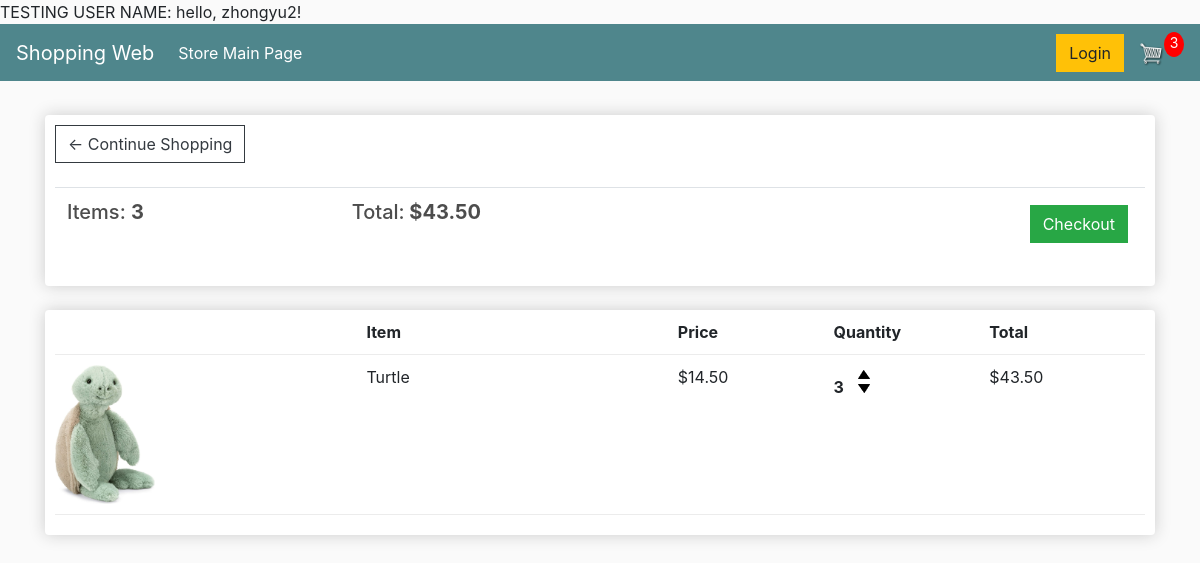
Page /cart/ (signed in) on the committed database.
### store/models.py (models this page shows, shortened)
class Order(models.Model):# summary of the cart
    customer = models.ForeignKey(Customer, on_delete=models.SET_NULL, null=True,blank=True)# customer 1:n relationship. If the Customer is delete, we dont want to delete the order
    date_ordered = models.DateTimeField(auto_now_add=True)
    complete =models.BooleanField(default=False)
    transaction_id = models.CharField(max_length=100, null=True)
    @property
    def get_cart_total(self):# get the total item number in the cart/order
        orderitems = self.orderitem_set.all()
        total = sum([item.get_total for item in orderitems]) #call function under Orderitem
        return total # retrurn total price
    @property
    def get_cart_items(self):  # get the total item number in the cart/order
        orderitems = self.orderitem_set.all()
        total = sum([item.quantity for item in orderitems])
        return total

class OrderItem(models.Model):# for each item in the cart
    product = models.ForeignKey(Product,on_delete=models.SET_NULL, null = True)
    order = models.ForeignKey(Order,on_delete=models.SET_NULL, null = True)
    quantity = models.IntegerField(default=0,null=True,blank=True)
    date_added = models.DateTimeField(auto_now_add=True)
    @property
    def get_total(self):#get total price for each item in the order
        total = self.product.price * self.quantity
        return total

class Product(models.Model):
    name = models.CharField(max_length=200, null = True)
    price = models.DecimalField(max_digits=7,decimal_places=2)
    digital = models.BooleanField(default= False, null = True, blank=True) #if the item is digital that no shipping needed
    image = models.ImageField(null=True,blank=True)

### store/views.py (the view)
# urls.py: path('cart/', cart_view, name = 'cart'),
def cart_view(request):
    if request.user.is_authenticated:
        customer = request.user.customer
        order,created = Order.objects.get_or_create(customer = customer,complete=False)# try:get expect: create&save
        items = order.orderitem_set.all()# get all the order items with order as a parent
        cartItems = order.get_cart_items
    else:
        cookieData = cookieCart(request)
        cartItems = cookieData['cartItems']
        order =cookieData['order']
        items = cookieData['items']
        print(f'cookieData:{cookieData}')
    products = Product.objects.all()
    context = {'items':items,'order':order, 'cartItems': cartItems}
    return render(request,'store/cart.html',context)

### store/templates/store/cart.html
{% extends 'store/main.html' %}
{% load static %}
{% block content %}
	<div class="row">
		<div class="col-lg-12">
			<div class="box-element">
				<a  class="btn btn-outline-dark" href="{% url 'store' %}">&#x2190; Continue Shopping</a>
				<br>
				<br>
				<table class="table">
					<tr>
						<th><h5>Items: <strong>{{ order.get_cart_items }}</strong></h5></th>
						<th><h5>Total:<strong> ${{ order.get_cart_total|floatformat:2}}</strong></h5></th>
						<th>
							<a  style="float:right; margin:5px;" class="btn btn-success" href="{% url 'checkout' %}">Checkout</a>
						</th>
					</tr>
				</table>
			</div>
			<br>
			<div class="box-element">
				<div class="cart-row">
					<div style="flex:2"></div>
					<div style="flex:2"><strong>Item</strong></div>
					<div style="flex:1"><strong>Price</strong></div>
					<div style="flex:1"><strong>Quantity</strong></div>
					<div style="flex:1"><strong>Total</strong></div>
				</div>
                {%  for item in items %}
				<div class="cart-row">
					<div style="flex:2"><img class="row-image" src="{{item.product.image.url}} "></div>
					<div style="flex:2"><p>{{ item.product.name}}</p></div>
					<div style="flex:1"><p>${{item.product.price |floatformat:2}}</p></div>
					<div style="flex:1">
						<p class="quantity">{{ item.quantity }}</p>
						<div class="quantity">
							<img data-product = "{{ item.product.id }}" data-action = "add" class="chg-quantity update-cart" src="{% static  'images/arrow-up.png' %}">
							<img  data-product = "{{ item.product.id }}" data-action = "remove" class="chg-quantity update-cart" src="{% static  'images/arrow-down.png' %}">
						</div>
					</div>
					<div style="flex:1"><p>${{ item.get_total }}</p></div>
				</div>
                {% endfor %}
			</div>
		</div>
	</div>
{% endblock content %}

### store/templates/store/main.html (shortened to what this page needs)
<!DOCTYPE html>
{% load static %}
<html>
<head>
	<link rel="stylesheet" href="https://stackpath.bootstrapcdn.com/bootstrap/4.4.1/css/bootstrap.min.css">
	<link rel="stylesheet" type="text/css" href="{% static 'css/main.css' %}">
    TESTING USER NAME: hello, {{ request.user }}!
</head>
<body>
	<nav class="navbar navbar-expand-lg navbar-dark bg-dark">
	  <a class="navbar-brand" href="{% url 'store' %}">Shopping Web</a>
	  <div class="collapse navbar-collapse" id="navbarSupportedContent">
	    <ul class="navbar-nav mr-auto">
	      <li class="nav-item active">
	        <a class="nav-link" href="{% url 'store' %}">Store Main Page <span class="sr-only">(current)</span></a>
	      </li>
	    </ul>
	    <div class="form-inline my-2 my-lg-0">
	     	<a href="#"class="btn btn-warning">Login</a>
	     	<a href="{% url 'cart' %}">
	    		<img  id="cart-icon" src="{% static 'images/cart.png' %}">
	    	</a>
	    	<p id="cart-total">{{ cartItems }}</p>
	    </div>
	  </div>
	</nav>
     <div class="container">
            <br>
            {% block content %}{% endblock content %}
         </div>
</body>
</html>

### static/css/main.css (style rules this page uses)
body { background-color: hsl(0, 0%, 98%); }
h1,h2,h3,h4,h5,h6 { color:hsl(0, 0%, 30%); }
.box-element { box-shadow:hsl(0, 0%, 80%) 0 0 16px; background-color: #fff; border-radius: 4px; padding: 10px; }
.bg-dark { background-color: #4f868c!important; }
#cart-icon { width:25px; display: inline-block; margin-left: 15px; }
#cart-total { display: block; text-align: center; color:white; background-color: red; width: 20px; height: 25px; border-radius: 50%; font-size: 14px; }
.col-lg-4, .col-lg-6, .col-lg-8, .col-lg-12 { margin-top: 10px; }
.btn { border-radius: 0; }
.row-image { width: 100px; }
.cart-row { display: flex; align-items: flex-stretch; padding-bottom: 10px; margin-bottom: 10px; border-bottom: 1px solid #ececec; }
.quantity { display: inline-block; font-weight: 700; padding-right:10px; }
.chg-quantity { width: 12px; cursor: pointer; display: block; margin-top: 5px; transition:.1s; }

### rows in the picture
Order: get_cart_items "3", get_cart_total "43.50"
OrderItem: product.image (picture), product.name "Turtle", product.price "14.50", quantity "3", get_total "43.50"

### other values in the picture
{{ request.user }} "zhongyu2"
{{ cartItems }} "3"
